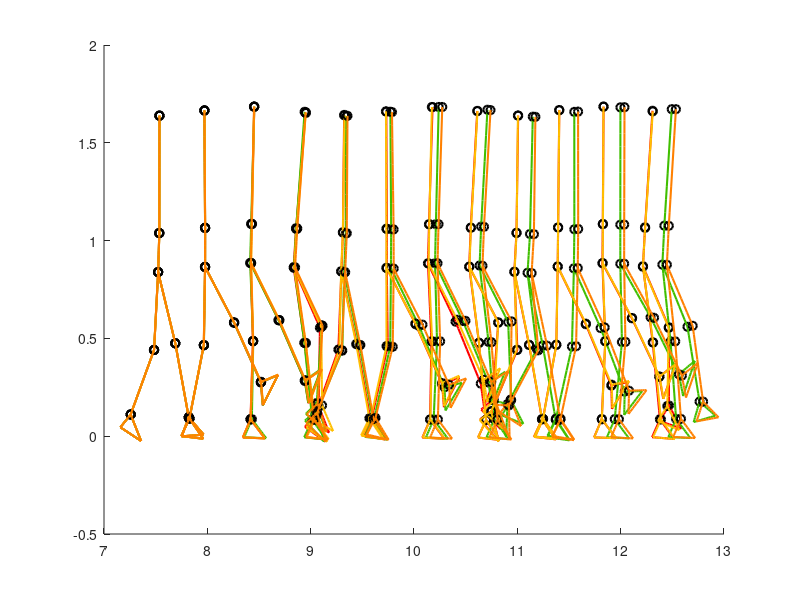

This chart was generated by the following MATLAB code: (Note: this script raises an error after producing the figure.)
%%
% load('Gait_Normal_ForPlot.mat');

%%
% Color1 = [0 0.5 1];Color2 = [0 0.5 1];Color3 = [0 0.5 1];Color4 = [0 0.5 1];Pattern = '-'; Name = 'Normal';% normal
% Color1 = [1 0.5 0];Color2 = [1 0.5 0];Color3 = [1 0.5 0];Color4 = [1 0 0];Pattern = '-'; Name = 'Foot Drop';% foot drop
% Color1 = [1 0 0.5]; Color2 = [1 0 0.5]; Color3 = [1 0 0.5]; Color4 = [1 0 0.5];Pattern = '--'; Name = 'Foot Drop with Device'; % foot drop with device

%%
GaitCycleNum = 3;
StartNum = 1;
EndNum = 2400;
CycleNum = EndNum - StartNum + 1;

figure(1)
set(gcf,'Position',[100,0,1500,600]);
lin = linspace(0,1,10);
% subplot(2,1,1);
for ii = 1 : 5
if ii == 1
    load('Gait_U_AddAnkleTorque.mat');Color1 = [1 0 0];Color2 = [1 0 0];Color3 = [1 0 0];Color4 = [1 0 0];Pattern = '-'; Name = 'Add Ankle Torque'; % foot drop with device
elseif ii == 2
    load('Gait_U_AddAnkleKneeTorque.mat');Color1 = [0.25 0.75 0];Color2 = [0.25 0.75 0];Color3 = [0.25 0.75 0];Color4 = [0.25 0.75 0];Pattern = '-'; Name = 'Add Ankle-Knee Torque'; % foot drop with device
elseif ii == 3
    load('Gait_U_AddAnkleHipTorque.mat');Color1 = [1 0.75 0];Color2 = [1 0.75 0];Color3 = [1 0.75 0];Color4 = [1 0.75 0];Pattern = '-'; Name = 'Add Ankle-Hip Torque'; % foot drop with device
elseif ii == 4
    load('Gait_U_AddAnkleKneeHipTorque.mat');Color1 = [1 0.5 0];Color2 = [1 0.5 0];Color3 = [1 0.5 0];Color4 = [1 0.5 0];Pattern = '-'; Name = 'Add Ankle-Knee-Hip Torque'; % foot drop with device
elseif ii == 5
    load('Gait_Normal.mat');Color1 = [0 0.5 1];Color2 = [0 0.5 1];Color3 = [0 0.5 1];Color4 = [0 0.5 1];Pattern = '-'; Name = 'Normal';% normal
end
for ii = 1 :200 : EndNum
    scatter(head(ii,1),head(ii,2),'k','LineWidth',1.5);
    hold on;
    scatter(waist(ii,1),waist(ii,2),'k','LineWidth',1.5);
    hold on;
    scatter(hip(ii,1),hip(ii,2),'k','LineWidth',1.5);
    hold on;
    scatter(knee_right(ii,1),knee_right(ii,2),'k','LineWidth',1.5);
    hold on;
    scatter(ankle_right(ii,1),ankle_right(ii,2),'k','LineWidth',1.5);
    hold on;
    scatter(knee_left(ii,1),knee_left(ii,2),'k','LineWidth',1.5);
    hold on;
    scatter(ankle_left(ii,1),ankle_left(ii,2),'k','LineWidth',1.5);
    hold on;
    plot(waist(ii,1)+(head(ii,1)-waist(ii,1))*lin,waist(ii,2)+(head(ii,2)-waist(ii,2))*lin,Pattern,'color',Color1,'LineWidth',1.5);
    hold on;
    plot(hip(ii,1)+(waist(ii,1)-hip(ii,1))*lin,hip(ii,2)+(waist(ii,2)-hip(ii,2))*lin,Pattern,'color',Color1,'LineWidth',1.5);
    hold on;
    plot(knee_right(ii,1)+(hip(ii,1)-knee_right(ii,1))*lin,knee_right(ii,2)+(hip(ii,2)-knee_right(ii,2))*lin,Pattern,'color',Color2,'LineWidth',1.5);
    hold on;
    plot(ankle_right(ii,1)+(knee_right(ii,1)-ankle_right(ii,1))*lin,ankle_right(ii,2)+(knee_right(ii,2)-ankle_right(ii,2))*lin,Pattern,'color',Color2,'LineWidth',1.5);
    hold on;
    plot(toe_right(ii,1)+(ankle_right(ii,1)-toe_right(ii,1))*lin,toe_right(ii,2)+(ankle_right(ii,2)-toe_right(ii,2))*lin,Pattern,'color',Color4,'LineWidth',1.5);
    hold on;
    plot(heel_right(ii,1)+(ankle_right(ii,1)-heel_right(ii,1))*lin,heel_right(ii,2)+(ankle_right(ii,2)-heel_right(ii,2))*lin,Pattern,'color',Color4,'LineWidth',1.5);
    hold on;
    plot(toe_right(ii,1)+(heel_right(ii,1)-toe_right(ii,1))*lin,toe_right(ii,2)+(heel_right(ii,2)-toe_right(ii,2))*lin,Pattern,'color',Color4,'LineWidth',1.5);
    hold on;
    plot(knee_left(ii,1)+(hip(ii,1)-knee_left(ii,1))*lin,knee_left(ii,2)+(hip(ii,2)-knee_left(ii,2))*lin,Pattern,'color',Color3,'LineWidth',1.5);
    hold on;
    plot(ankle_left(ii,1)+(knee_left(ii,1)-ankle_left(ii,1))*lin,ankle_left(ii,2)+(knee_left(ii,2)-ankle_left(ii,2))*lin,Pattern,'color',Color3,'LineWidth',1.5);
    hold on;
    plot(toe_left(ii,1)+(ankle_left(ii,1)-toe_left(ii,1))*lin,toe_left(ii,2)+(ankle_left(ii,2)-toe_left(ii,2))*lin,Pattern,'color',Color3,'LineWidth',1.5);
    hold on;
    plot(heel_left(ii,1)+(ankle_left(ii,1)-heel_left(ii,1))*lin,heel_left(ii,2)+(ankle_left(ii,2)-heel_left(ii,2))*lin,Pattern,'color',Color3,'LineWidth',1.5);
    hold on;
    plot(toe_left(ii,1)+(heel_left(ii,1)-toe_left(ii,1))*lin,toe_left(ii,2)+(heel_left(ii,2)-toe_left(ii,2))*lin,Pattern,'color',Color3,'LineWidth',1.5);
    hold on;
end
end

plot(lin*20,zeros(10,1),'k')
% xlim([0.8 1.8]);
axis equal
axis([7,13,-0.05,1.8]);
% title('\fontsize{15}Stage 3');
xlabel('x (m)');
ylabel('y (m)');